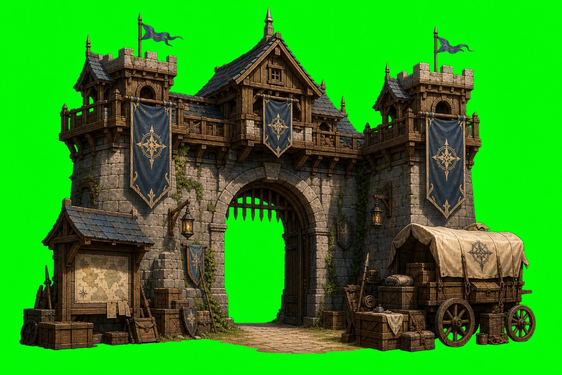
#> input picture unity/PackspireUnity/Assets/Resources/Art/Hub/hub-gate-v1.png, 562 x 375 px, shrunk from 1024 x 682 before the run, found by its file name
$ python key_route_art.py
#> lines starting #> are read from the running program, lines starting #| are printed output that depends on the picture
from PIL import Image
import os

src_root = os.path.join("unity", "PackspireUnity", "Assets", "Resources", "Art")
out_root = os.path.join("unity", "PackspireUnity", "Assets", "Resources", "Art", "RouteKeyed")
os.makedirs(out_root, exist_ok=True)

files = [
    ("Hub/hub-gate-v1.png", True, False),
    ("Hub/hub-forge-v1.png", True, False),
    ("Hub/hub-guild-close-v2.png", True, False),
    ("Hub/hub-street-floor-v1.png", True, False),
    ("Hub/hub-vista-mid-v1.png", True, False),
    ("Prototype2_5D/character-v1.png", False, True),
    ("Prototype2_5D/foreground-v1.png", False, True),
    ("Prototype2_5D/far-background-v1.png", False, True),
    ("Prototype2_5D/midground-v1.png", False, True),
]

for rel, key_g, key_b in files:
    path = os.path.join(src_root, *rel.split("/"))
    if not os.path.isfile(path):
        print("MISSING", path)
        continue
    im = Image.open(path).convert("RGBA")
    px = im.load()
    w, h = im.size
#> w = 562; h = 375
    for y in range(h):
        for x in range(w):
            r, g, b, a = px[x, y]
            if key_b and r < 18 and g < 18 and b < 18:
                px[x, y] = (0, 0, 0, 0)
                continue
            if key_g:
                competing = max(r, b)
                dominance = g - competing
                if dominance > 3 and g > 45:
                    t = min(1.0, max(0.0, (dominance - 3) / 22.0) * max(0.0, min(1.0, (g - 45) / 80.0)))
                    spill = max(0.0, (g - competing) * 0.9 / 255.0)
                    kill = max(t, spill * 0.85)
                    na = int(a * (1.0 - min(1.0, kill)))
                    ng = min(g, int(competing * 1.04 + 5))
                    if kill > 0.92:
                        px[x, y] = (0, 0, 0, 0)
                    else:
                        px[x, y] = (r, ng, b, na)
    name = os.path.basename(rel)
    out = os.path.join(out_root, name)
    im.save(out)
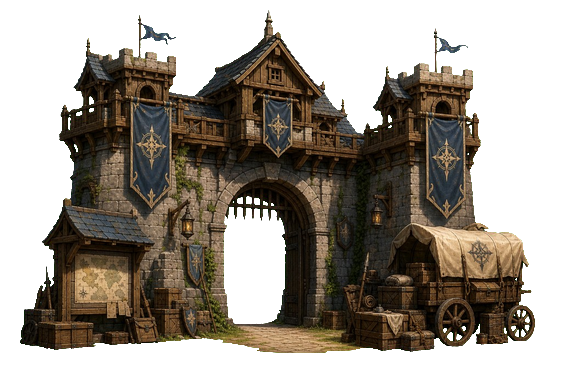
#> saved as hub-gate-v1.png: PIL image 562x375 RGBA; mean R, G, B, A 40.2, 32.8, 23.5, 137.9; transparent parts drawn white
    residual = 0
    opaque = 0
    px = im.load()
    for y in range(0, h, 2):
        for x in range(0, w, 2):
            r, g, b, a = px[x, y]
            if a < 50:
                continue
            opaque += 1
            if g > r + 30 and g > b + 30 and g > 90:
                residual += 1
#> after the loop, opaque = 28589; residual = 0
    ratio = residual / max(1, opaque)
#> ratio = 0
    print(f"OK {name} residual_green={ratio:.3f} opaque_samples={opaque}")
#| OK hub-gate-v1.png residual_green=0.000 opaque_samples=28589
#> pass 2 of the loop `for rel, key_g, key_b in files:`:
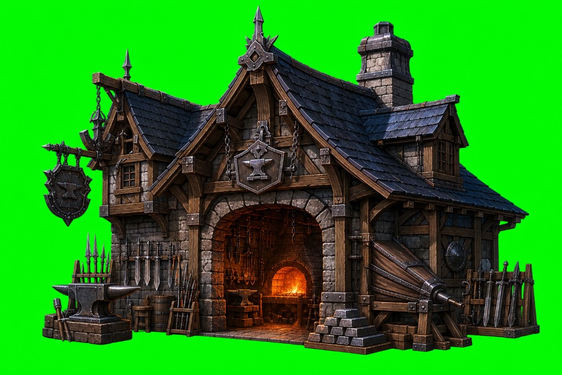
#> input picture unity/PackspireUnity/Assets/Resources/Art/Hub/hub-forge-v1.png, 562 x 375 px, shrunk from 1024 x 682 before the run, found by its file name
#> `im.save(out)`:
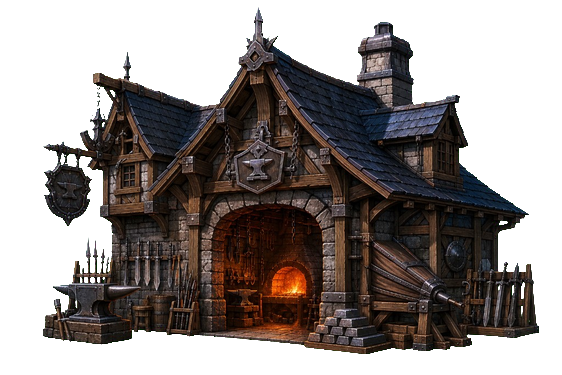
#> saved as hub-forge-v1.png: PIL image 562x375 RGBA; mean R, G, B, A 28.8, 22.4, 20.2, 134.9; transparent parts drawn white
#> after the loop `for y in range(0, h, 2):`: opaque = 27920; residual = 0
#| OK hub-forge-v1.png residual_green=0.000 opaque_samples=27920
#> pass 3 of the loop `for rel, key_g, key_b in files:`:
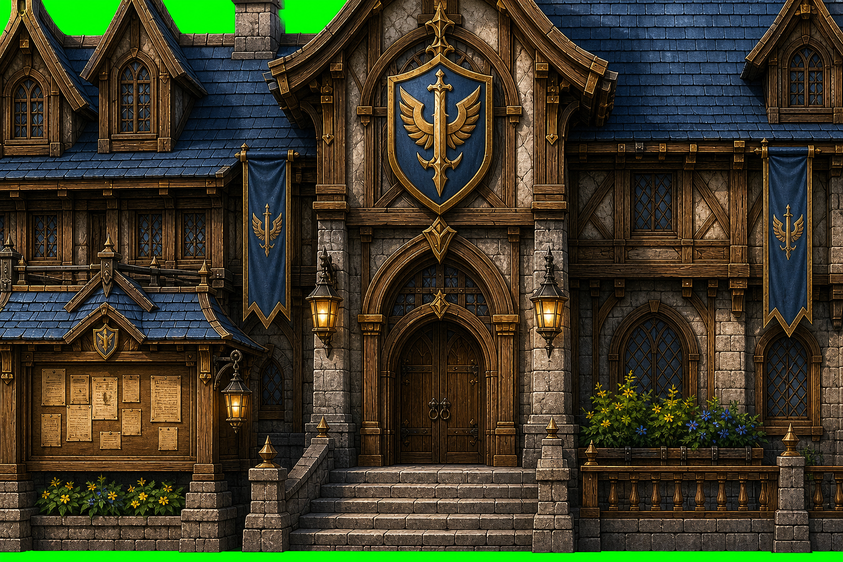
#> input picture unity/PackspireUnity/Assets/Resources/Art/Hub/hub-guild-close-v2.png, 843 x 562 px, shrunk from 1536 x 1024 before the run, found by its file name
#> im: PIL image 843x562 RGBA
#> `im.save(out)`:
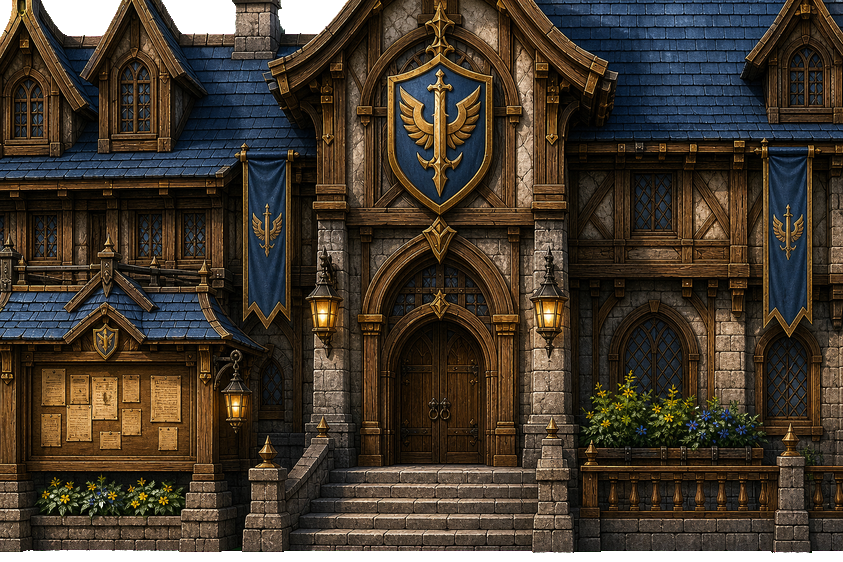
#> saved as hub-guild-close-v2.png: PIL image 843x562 RGBA; mean R, G, B, A 59.7, 49.5, 37.4, 246.3; transparent parts drawn white
#> after the loop `for y in range(0, h, 2):`: opaque = 114818; residual = 0
#| OK hub-guild-close-v2.png residual_green=0.000 opaque_samples=114818
#> the loop made 9 passes; the first 3 are shown

print("done")
